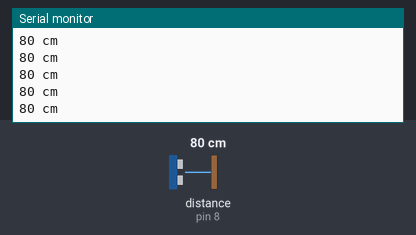
The sketch below on a simulated Arduino Nano, built with avr-gcc and run on an emulated ATmega328P. On the bench: the last lines printed to the serial monitor. Wiring (inferred from the names in the program): ultrasonic range finder: trigger pin 7; echo pin 8. The inputs (shaded band) are chosen by the test bench; at power-on: distance to the obstacle (sensor on pin 8) 80 cm. The echo pulse lasts 58.3 µs per cm.

Above: at 1.2 s.
1.3 s: distance to the obstacle (sensor on pin 8) set to 2 cm
At 1.48 s:
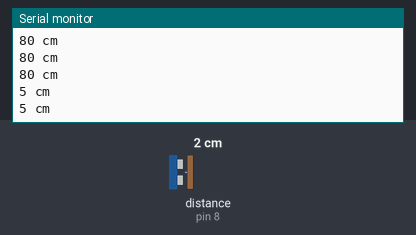
2.8 s: distance to the obstacle (sensor on pin 8) set to 120 cm
At 2.89 s:
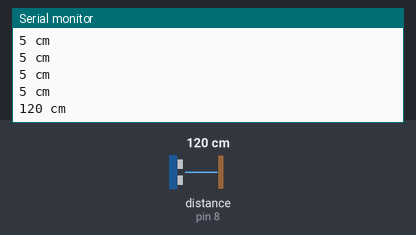
Timing chart, 0 to 5.8 s (numbered marks = the images above; inputs shaded):
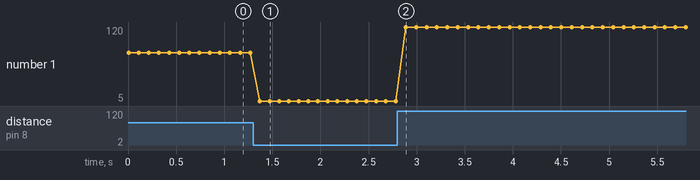

The sketch:

10_ping_timeout.ino
```cpp
// Anschlüsse konfigurieren
const int echoPin = 8;
const int trigPin = 7;

// Pins als Input/Output konfigurieren
void setup() {
  Serial.begin(9600);
  pinMode(trigPin, OUTPUT);
  pinMode(echoPin, INPUT);
}

// Schleife
void loop()
{
  Serial.print(getDistance(trigPin, echoPin));
  Serial.print(" cm");
  Serial.println();

  delay(100);
}

// Funktion zum Auslesen der Distanz in cm
int getDistance(int trigPin, int echoPin)
{
  long duration, cm;
  // Ping auslösen
  digitalWrite(trigPin, LOW);
  delayMicroseconds(2);
  digitalWrite(trigPin, HIGH);
  delayMicroseconds(5);
  digitalWrite(trigPin, LOW);

  /* Warten bis das Echo eingetroffen ist. Leider "frieren" manche Sensoren ein, wenn kein
  Echo empfangen wird. Deshalb wird hier ein "Timeout" von 30 ms eingestellt. pulseIn liefert
  dann den Wert '0'. 20 ms entsprechen einer Distanz von ca. 3 m */
  duration = pulseIn(echoPin, HIGH, 30000);

  // Wenn kein Echo empfangen erfolgt ein Reset des Sensors
  if(duration == 0) // Timeout!
    {
    pinMode(echoPin, OUTPUT); // echoPin als OUTPUT konfigurieren
    digitalWrite(echoPin, LOW); // echoPin auf LOW Pegel setzen
    delayMicroseconds(200);
    pinMode(echoPin, INPUT); // echoPin wieder als INPUT konfigurieren
    }
  else if (duration != 0) {
    cm = microsecondsToCentimeters(duration);
    return constrain(cm, 5, 400); // Wertebereich auf 5 bis 400 cm beschränken
  }
}

long microsecondsToCentimeters(long microseconds) {
  return microseconds / 29 / 2;
}
```

Measured:
- after the input at 1.3 s, the serial monitor: prints a new line after 0.07 s (image 1)
- after the input at 2.8 s, the serial monitor: prints a new line after 0.09 s (image 2)
- plotted number 1: 80 → 5 after the input at 1.3 s, 5 → 120 after the input at 2.8 s
